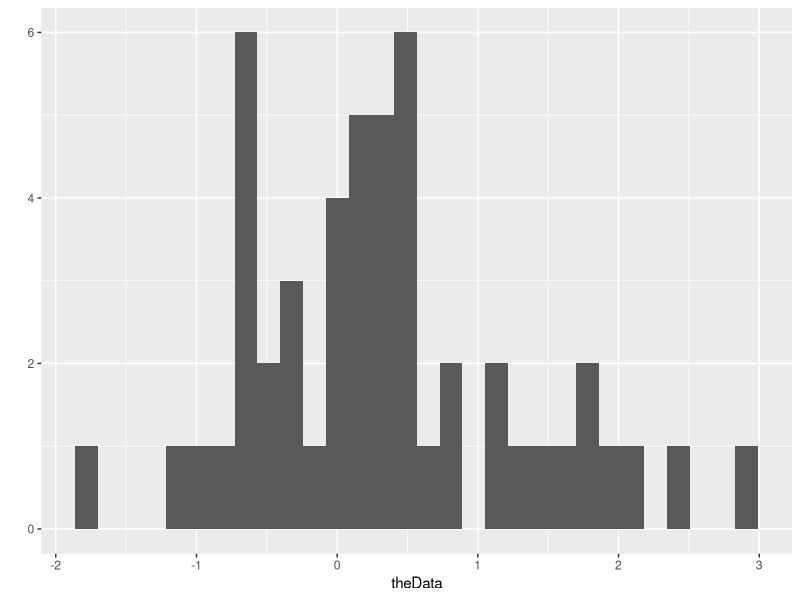
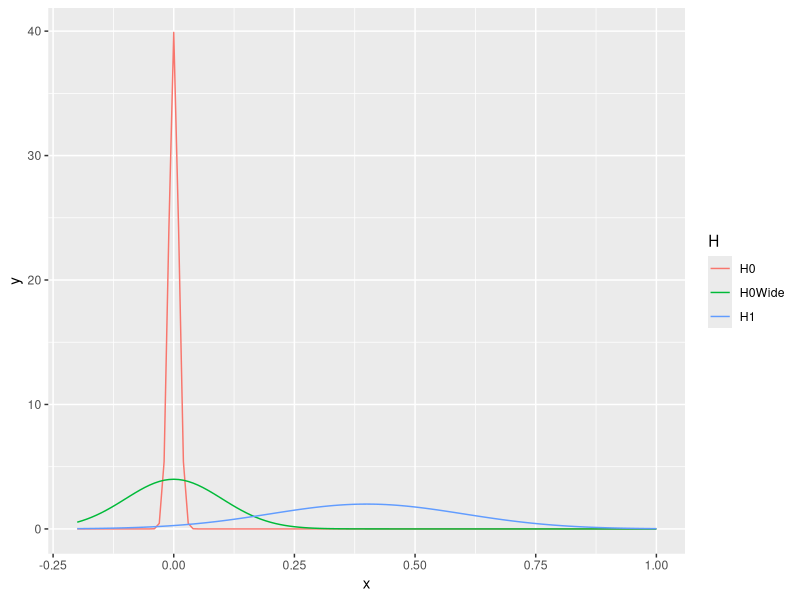
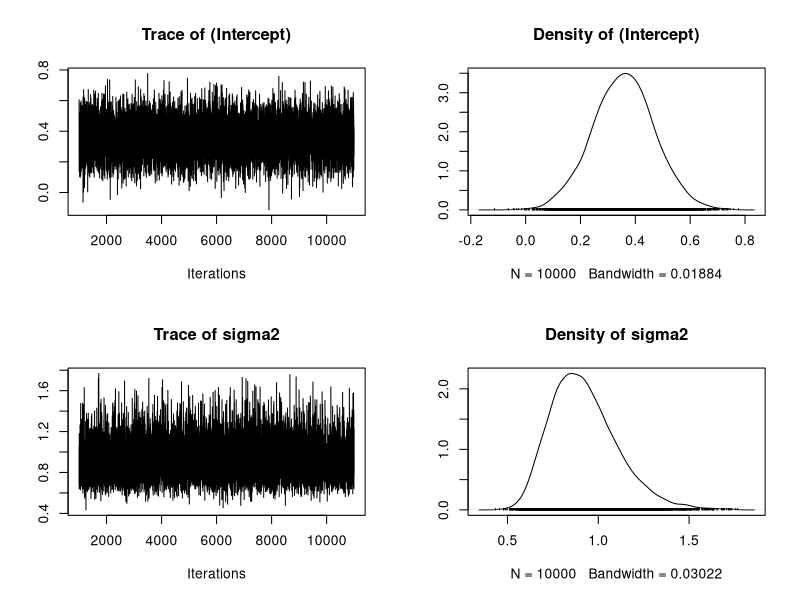
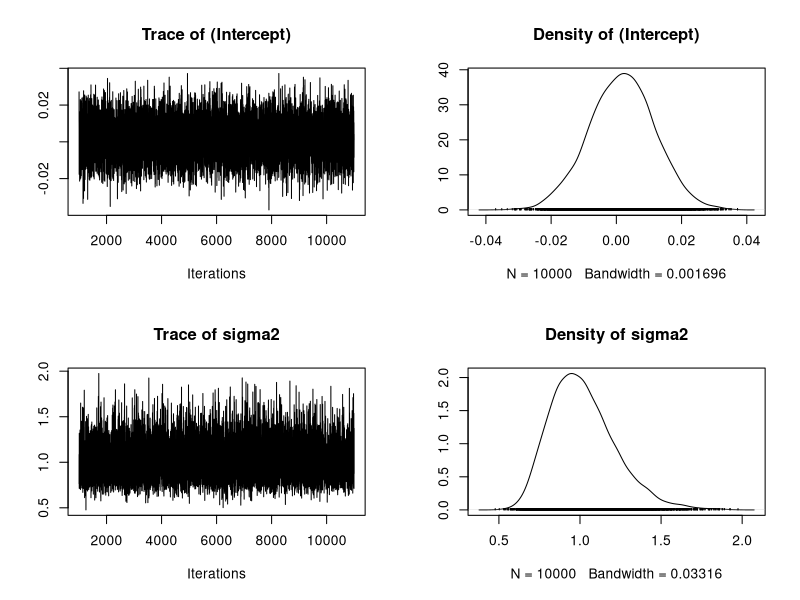
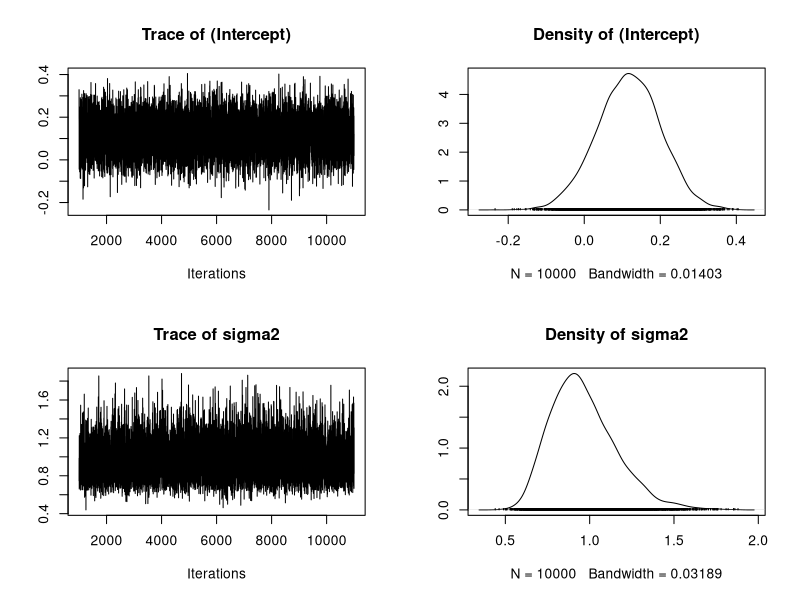

Recreate these plots in R, in order.
library(MCMCpack)
library(ggplot2)
library(dplyr)

set.seed(3243)
theData <- rnorm(50, .3, 1)

qplot(theData)

xrange <- seq(-.2, 1, .01)
H1mu <- .4
H1sd <- .2
H0mu <- 0
H0sd <- .01
H0sdWide <- .1

sigma.mu <- 1
sigma.var <- 100
priors <- data.frame(x=rep(xrange, 3),
		     y=c(dnorm(xrange, H1mu, H1sd),
			 dnorm(xrange, H0mu, H0sd),
			 dnorm(xrange, H0mu, H0sdWide)),
		     H=rep(c('H1', 'H0', 'H0Wide'), each=length(xrange)))

ggplot(priors, aes(x=x, y=y, group=H))+
	geom_line(aes(color=H))

mean(theData)
sd(theData)
H1mod <- MCMCregress(theData~1, data=NULL, b0=H1mu, B0=1/H1sd^2,
		     sigma.mu=sigma.mu, sigma.var=sigma.var,
		     marginal.likelihood='Chib95')
summary(H1mod)
plot(H1mod)

H0mod <- MCMCregress(theData~1, data=NULL, b0=H0mu, B0=1/H0sd^2,
		     sigma.mu=sigma.mu, sigma.var=sigma.var,
		     marginal.likelihood='Chib95')
summary(H0mod)
plot(H0mod)

H0Widemod <- MCMCregress(theData~1, data=NULL, b0=H0mu, B0=1/H0sdWide^2,
		     sigma.mu=sigma.mu, sigma.var=sigma.var,
		     marginal.likelihood='Chib95')
summary(H0Widemod)
plot(H0Widemod)

aBF <- BayesFactor(H1mod, H0mod, H0Widemod)
summary(aBF)

t.test(theData)
